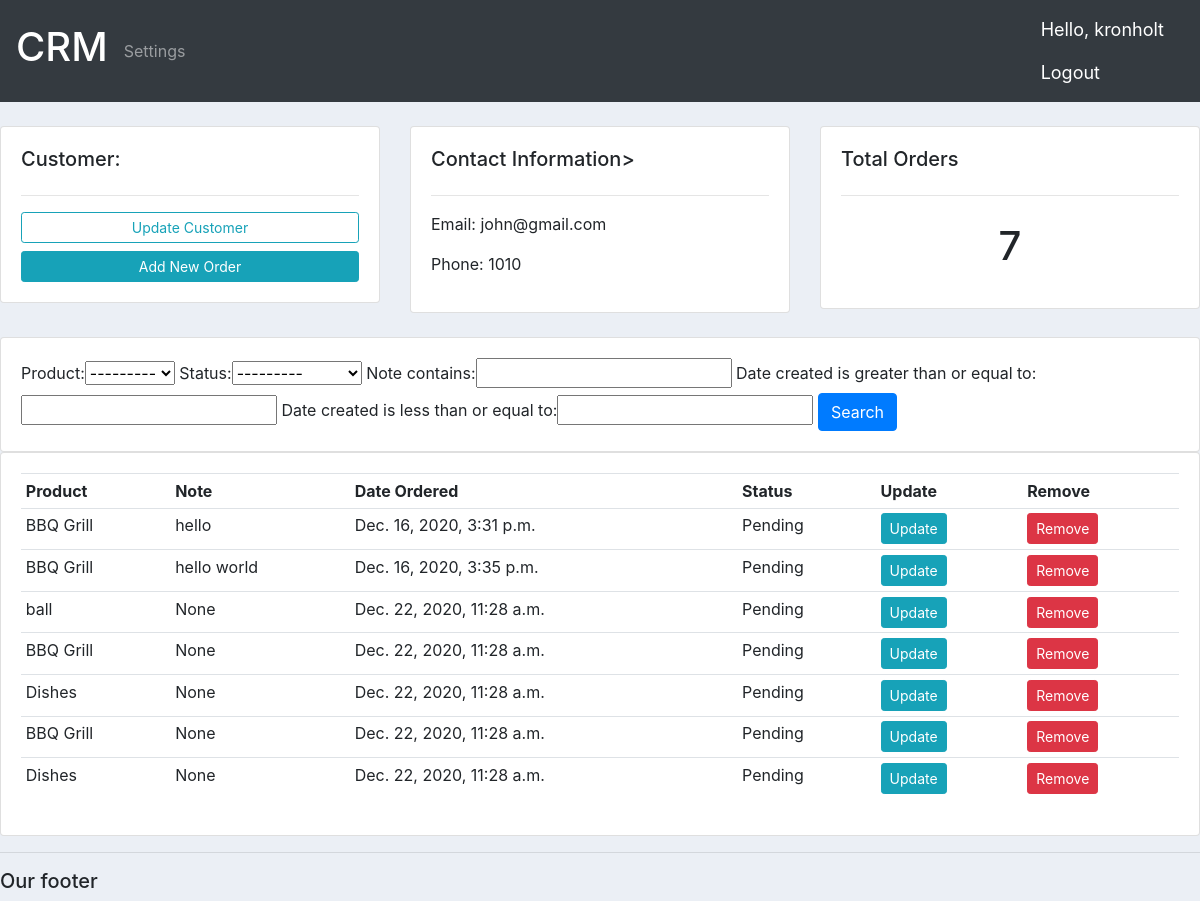
The page /customer/3/ (signed in) on the database its author committed.
### accounts/models.py (models this page shows, shortened)
class Customer(models.Model):
    user = models.OneToOneField(User, null=True, blank=True, on_delete=models.CASCADE)
    name = models.CharField(max_length=200, null=True)
    phone = models.CharField(max_length=200, null=True)
    email =models.CharField(max_length=200, null=True)
    profile_pic = models.ImageField(default="profile1.png", null=True, blank=True)
    date_created = models.DateTimeField(auto_now_add=True)

class Order(models.Model):
    STATUS = (
        ('Pending', 'Pending'),
        ('Out for Delivery', 'Out for deliver'),
        ('Delivered', 'Delivered'),
    )
    customer = models.ForeignKey(Customer, null=True, on_delete=models.SET_NULL)
    product = models.ForeignKey(Product, null=True, on_delete=models.SET_NULL)
    date_created = models.DateTimeField(auto_now_add=True)
    status = models.CharField(max_length=200, null=True, choices=STATUS)
    note = models.CharField(max_length=1000, null=True)

class Product(models.Model):
    CATEGORY = (
        ('Indoor', 'Indooor'),
        ('Out Door', 'Out Door'),
    )
    name =  models.CharField(max_length=200, null=True)
    price = models.FloatField(null=True)
    category =  models.CharField(max_length=200, null=True, choices=CATEGORY)
    description =  models.CharField(max_length=200, null=True, blank=True)
    date_created = models.DateTimeField(auto_now_add=True)
    tags = models.ManyToManyField(Tag)
    def __str__(self):
        return self.name

### accounts/decorators.py (the view)
        def wrapper_func(request, *args, **kwargs):
            group = None
            if request.user.groups.exists():
                group = request.user.groups.all()[0].name
            if group in allowed_roles:
                return view_func(request, *args, **kwargs)
            else:
                return redirect('home')

### accounts/views.py (called while the page is built)
@login_required(login_url='login')
@allowed_users(allowed_roles = ['admin'])
def customer(request, pk):
    customer = Customer.objects.get(id=pk)
    orders = customer.order_set.all()
    order_total = orders.count()
    myFilter = OrderFilter(request.GET, queryset=orders)
    orders = myFilter.qs
    context = {'customer': customer, 'orders':orders, 'order_total':order_total, 'myFilter':myFilter}
    return render(request, 'accounts/customer.html', context)

### accounts/templates/accounts/customer.html
{% extends 'accounts/main.html' %}
{% load static %}
{% block content %}
<br>
<div class="row">
    <div class="col-md">
        <div class="card card-body">
            <h5>Customer:</h5>
            <hr>
            <a class="btn btn-outline-info btn-sm btn-block" href="{% url 'update_customer' customer.id %}">Update Customer</a>
            <a class="btn btn-info btn-sm btn-block" href="{% url 'create_order' customer.id %}">Add New Order</a>
        </div>
    </div>
    <div class="col-md">
        <div class="card card-body">
            <h5>Contact Information></h5>
            <hr>
            <p>Email: {{customer.email}} </p>
            <p>Phone: {{customer.phone}} </p>
        </div>
    </div>
    <div class="col-md">
        <div class="card card-body">
            <h5>Total Orders</h5>
            <hr>
            <h1 style="text-align: center; padding: 10px">{{order_total}}</h1>
        </div>
    </div>
</div>
<br>
<div class="row">
    <div class="col">
        <div class="card card-body">
            <form method="get">
                {{myFilter.form}}
                <button class="btn btn-primary" type="submit">Search</button>
            </form>
        </div>
    </div>
</div>
<div class="row">
    <div class="col-md">
        <div class="card card-body">
            <table class="table table-sm">
                <tr>
                    <th>Product</th>
                    <th>Note</th>
                    <th>Date Ordered</th>
                    <th>Status</th>
                    <th>Update</th>
                    <th>Remove</th>
                </tr>
                {% for order in orders %}
                <tr>
                    <td>{{order.product}}</td>
                    <td>{{order.note}}</td>
                    <td>{{order.date_created}}</td>
                    <td>{{order.status}}</td>
                    <td><a class="btn btn-sm btn-info" href="{% url 'update_order' order.id %}">Update</a></td>
                    <td><a class="btn btn-sm btn-danger" href="{% url 'delete_order' order.id %}">Remove</a></td>
                </tr>
                {% endfor %}
            </table>
        </div>
    </div>
</div>
{% endblock %}

### accounts/templates/accounts/navbar.html (shortened to what this page needs)
{% load static %}
<nav class="navbar  navbar-dark bg-dark">
  <a class="navbar-brand" href="{% url 'home' %}"><h1>CRM</h1></a>
    <ul class="navbar-nav mr-auto">
      {% if is_admin %}
      <li class="nav-item">
        <a class="nav-item nav-link" href="{% url 'home' %}">Dashboard</a>
      </li>
      <li class="nav-item">
        <a class="nav-item nav-link" href="{% url 'products' %}">Products</a>
      </li>
      {% else %}
      <li class="nav-item">
        <a class="nav-item nav-link" href="{% url 'account_settings' %}">Settings</a>
      </li>
      {% endif %}
    </ul>
  <span class="navbar-text">
    <p class="hello-msg">Hello, {{request.user}}  </p>
    <a class="hello-msg" href="{% url 'logout' %}">Logout</a>
  </span>
</nav>

### static/css/main.css (style rules this page uses)
body { background-color: #ebeff5; }

### accounts/templates/accounts/navbar.html (style rules this page uses)
.hello-msg { font-size:18px; color:white; margin-right: 20px; }

### rows shown on the page
Customer: email "john@gmail.com", phone "1010"
Order: product "BBQ Grill", note "hello", date_created "Dec. 16, 2020, 3:31 p.m.", status "Pending"
Order: product "BBQ Grill", note "hello world", date_created "Dec. 16, 2020, 3:35 p.m.", status "Pending"
Order: product "ball", note "None", date_created "Dec. 22, 2020, 11:28 a.m.", status "Pending"
Order: product "BBQ Grill", note "None", date_created "Dec. 22, 2020, 11:28 a.m.", status "Pending"
Order: product "Dishes", note "None", date_created "Dec. 22, 2020, 11:28 a.m.", status "Pending"
Order: product "BBQ Grill", note "None", date_created "Dec. 22, 2020, 11:28 a.m.", status "Pending"
Order: product "Dishes", note "None", date_created "Dec. 22, 2020, 11:28 a.m.", status "Pending"

### other values the page prints
{{ request.user }} "kronholt"
{{ order_total }} "7"
